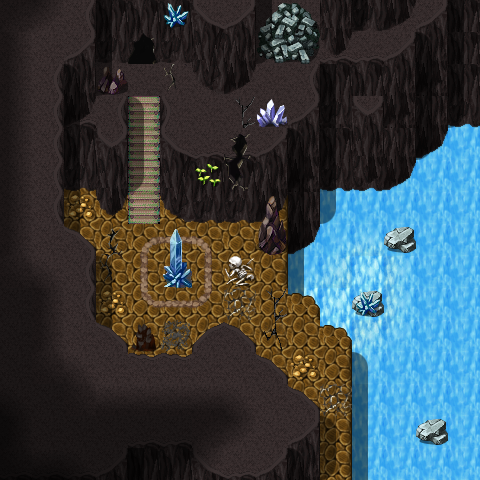

A 2D game scene composited from a Tiled map and its tileset images. What follows is a short description and the map's XML, with each tile layer's data collapsed to a summary:
An orthogonal 15x15 tile map with 32x32 px tiles, 3 tile layers (Ground, Objects, Above), 2 hidden layers not drawn, 3 tilesets and 9 objects (5x spawn, mapchange, script, key, replace).

<map version="1.0" orientation="orthogonal" width="15" height="15" tilewidth="32" tileheight="32">
    <tileset firstgid="1" name="map_0" tilewidth="32" tileheight="32">
        <image source="../drawable/map_0.png" width="256" height="256" />
    </tileset>
    <tileset firstgid="65" name="map_2" tilewidth="32" tileheight="32">
        <image source="../drawable/map_2.png" width="256" height="256" />
    </tileset>
    <tileset firstgid="129" name="map_1" tilewidth="32" tileheight="32">
        <image source="../drawable/map_1.png" width="256" height="256" />
    </tileset>
    <layer name="Ground" width="15" height="15">
        <data>[225 cells, 225 non-empty, 17 distinct tile ids]</data>
    </layer>
    <layer name="Objects" width="15" height="15">
        <data>[225 cells, 119 non-empty, 47 distinct tile ids]</data>
    </layer>
    <layer name="Above" width="15" height="15">
        <data>[225 cells, 58 non-empty, 16 distinct tile ids]</data>
    </layer>
    <layer name="Above_replace" width="15" height="15" visible="0">
        <data>[225 cells, 3 non-empty, 3 distinct tile ids]</data>
    </layer>
    <layer name="Walkable" width="15" height="15" visible="0">
        <data>[225 cells, 187 non-empty, 1 distinct tile ids]</data>
    </layer>
    <objectgroup name="Mapevents">
        <object name="south" type="mapchange" x="320" y="448" width="32" height="32">
            <properties>
                <property name="map" value="arulircave1" />
                <property name="place" value="north" />
            </properties>
        </object>
        <object name="arulircave_trap06" type="script" x="224" y="224" width="32" height="32">
            <properties>
                <property name="when" value="enter" />
            </properties>
        </object>
    </objectgroup>
    <objectgroup name="Spawn" visible="0">
        <object name="gornaud_4" type="spawn" x="160" y="64" width="160" height="96">
            <properties>
                <property name="spawngroup" value="gornaud_4" />
            </properties>
        </object>
        <object name="arulir_2" type="spawn" x="128" y="96" width="32" height="64">
            <properties>
                <property name="spawngroup" value="arulir_2" />
            </properties>
        </object>
        <object name="arulir_2" type="spawn" x="128" y="160" width="32" height="64">
            <properties>
                <property name="spawngroup" value="arulir_2" />
            </properties>
        </object>
        <object name="arulir_2" type="spawn" x="96" y="224" width="192" height="160">
            <properties>
                <property name="quantity" value="2" />
                <property name="spawngroup" value="arulir_2" />
            </properties>
        </object>
        <object name="arulir_2" type="spawn" x="256" y="288" width="96" height="96">
            <properties>
                <property name="spawngroup" value="arulir_2" />
            </properties>
        </object>
    </objectgroup>
    <objectgroup name="Keys">
        <object name="arulircave_trap:06" type="key" x="224" y="224" width="32" height="32">
            <properties>
                <property name="phrase" value="do_nothing_but_leave" />
                <property name="requireId" value="arulircave_trap" />
                <property name="requireNegation" value="true" />
                <property name="requireType" value="questProgress" />
                <property name="requireValue" value="6" />
            </properties>
        </object>
    </objectgroup>
    <objectgroup name="Replace">
        <object name="arulircave_trap:6" type="replace" x="224" y="160" width="32" height="96">
            <properties>
                <property name="Above" value="Above_replace" />
            </properties>
        </object>
    </objectgroup>
</map>
